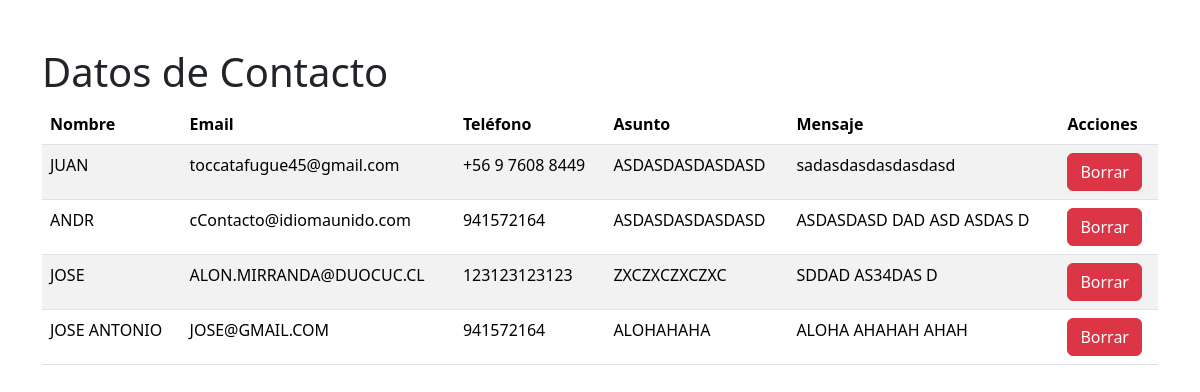
The page /visualizacion/ (signed in) on the database as committed earlier.
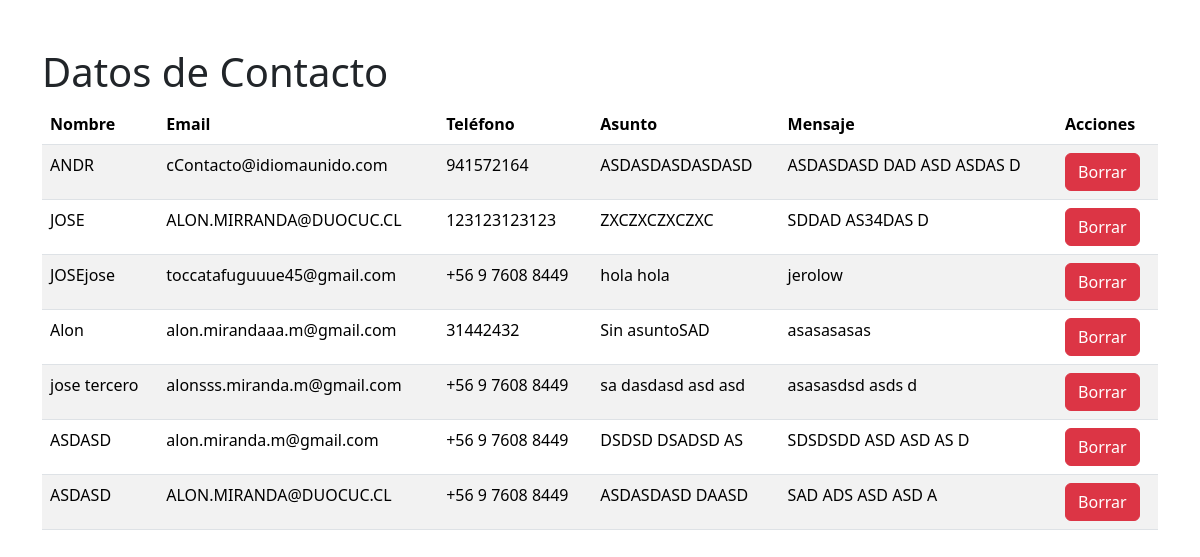
The same page on the database as committed later.
### tienda/models.py (models this page shows, shortened)
class Contacto(models.Model):
    nombre = models.CharField(max_length=100)
    email = models.EmailField(unique=True)
    telefono = models.CharField(max_length=15)
    asunto = models.CharField(max_length=100, default='Sin asunto')
    mensaje = models.TextField(default='Sin mensaje')

### tienda/views.py (the view)
# urls.py: path('visualizacion/', views.visualizacion, name='visualizacion'),
@login_required  # Decorador: Solo usuario autentificado puede acceder
@user_passes_test(es_admin)  # Verificar si el usuario tiene privilegios de superusuario antes de permitir el acceso a la función.
def visualizacion(request):
    contactos = Contacto.objects.all()  # Obtiene todos los registros del modelo Contacto
    return render(request, 'tienda/visualizacion.html', {'contactos': contactos})  # Renderiza la plantilla 'visualizacion.html' pasando los contactos como contexto

### tienda/views.py (called while the page is built)
def es_admin(user):
    return user.is_superuser

### tienda/templates/tienda/visualizacion.html (shortened to what this page needs)
<!DOCTYPE html>
<html lang="en">
<head>
    {% load static %}
    <link href="https://cdn.jsdelivr.net/npm/bootstrap@5.3.3/dist/css/bootstrap.min.css" rel="stylesheet" />
</head>
<body>
    <div class="container mt-5">
        <h1>Datos de Contacto</h1>
        <table class="table table-striped">
            <thead>
                <tr>
                    <th>Nombre</th>
                    <th>Email</th>
                    <th>Teléfono</th>
                    <th>Asunto</th>
                    <th>Mensaje</th>
                    <th>Acciones</th>
                </tr>
            </thead>
            <tbody>
                {% for contacto in contactos %}  {% comment %} Iterar en contactos y renderizar cada contacto {% endcomment %}
                <tr>
                    <td>{{ contacto.nombre }}</td>
                    <td>{{ contacto.email }}</td>
                    <td>{{ contacto.telefono }}</td>
                    <td>{{ contacto.asunto }}</td>
                    <td>{{ contacto.mensaje }}</td>
                    <td>
                        <form method="post" action="{% url 'eliminar_contacto' contacto.id %}">
                            <button type="submit" class="btn btn-danger">Borrar</button>
                        </form>
                    </td>
                </tr>
                {% endfor %}
            </tbody>
        </table>
    </div>
</body>
</html>

Rows that differ between the two databases and show on the page:
removed Contacto: nombre "JUAN", email "toccatafugue45@gmail.com", telefono "+56 9 7608 8449", asunto "ASDASDASDASDASD", mensaje "sadasdasdasdasdasd"
removed Contacto: nombre "JOSE ANTONIO", email "JOSE@GMAIL.COM", telefono "941572164", asunto "ALOHAHAHA", mensaje "ALOHA AHAHAH AHAH"
added Contacto: nombre "JOSEjose", email "toccatafuguuue45@gmail.com", telefono "+56 9 7608 8449", asunto "hola hola", mensaje "jerolow"
added Contacto: nombre "Alon", email "alon.mirandaaa.m@gmail.com", telefono "31442432", asunto "Sin asuntoSAD", mensaje "asasasasas"
added Contacto: nombre "jose tercero", email "alonsss.miranda.m@gmail.com", telefono "+56 9 7608 8449", asunto "sa dasdasd asd asd", mensaje "asasasdsd asds d"
added Contacto: nombre "ASDASD", email "alon.miranda.m@gmail.com", telefono "+56 9 7608 8449", asunto "DSDSD DSADSD AS", mensaje "SDSDSDD ASD ASD AS D"
added Contacto: nombre "ASDASD", email "ALON.MIRANDA@DUOCUC.CL", telefono "+56 9 7608 8449", asunto "ASDASDASD DAASD", mensaje "SAD ADS ASD ASD A"
